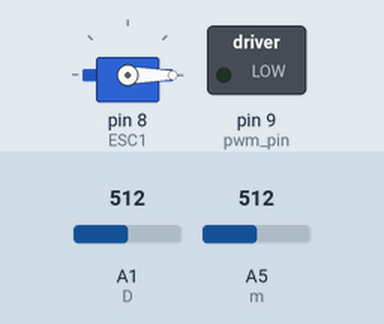
The sketch below on a simulated Arduino Uno, built with avr-gcc and run on an emulated ATmega328P. Parts: servo, switched loads named in the sketch (green lamp = pin HIGH). Inputs (shaded band) come from the test bench; at power-on: A5 (m) = 512, A1 (D) = 512. What the sketch prints to the serial monitor is not drawn.

Above: at 1.2 s.
1.3 s: A5 (m) set to 490
At 1.8 s:
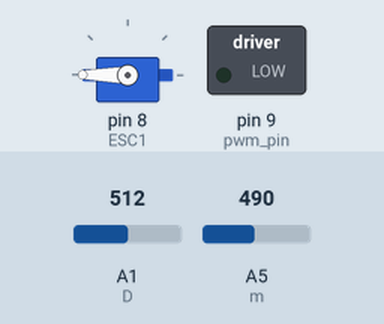
2.8 s: A5 (m) set to 122
At 4.1 s:
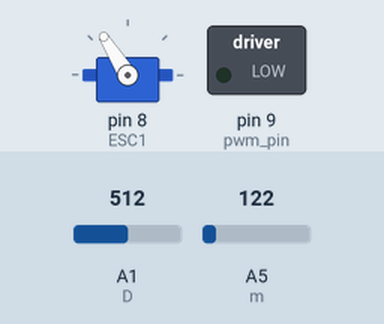
7.3 s: A5 (m) set to 0
At 8.7 s:
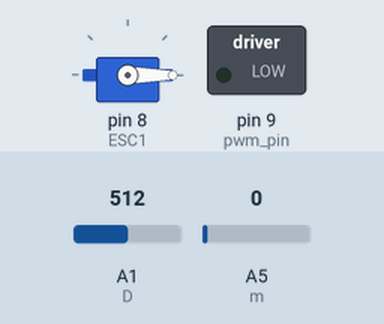
10.3 s: A5 (m) set to 306
At 11.0 s:
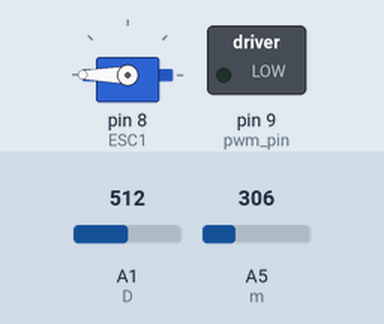
Timing chart, 0 to 13.3 s (numbered marks = the images above; inputs shaded):
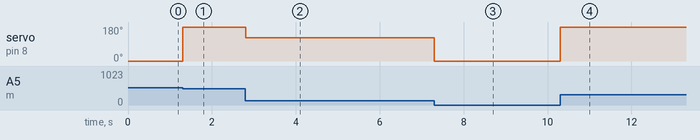

Measured:
- the behaviour switches between 500 and 499 on A5 (m) (found by bisection; images 0 and 1)
- after the input at 1.3 s, servo on pin 8 (ESC1): 0° → 180° at once
- after the input at 2.8 s, servo on pin 8 (ESC1): 180° → 122° at once
- after the input at 7.3 s, servo on pin 8 (ESC1): 122° → 0° at once
- after the input at 10.3 s, servo on pin 8 (ESC1): 0° → 180° at once

The sketch:

sketch_dec17c.ino
```cpp
//angular velocity PID
#include <Servo.h>
Servo ESC1;

#define m A5
#define D A1     //  input
#define d A0     //should feel the force //will always follow D //output
#define pwm_pin 9

//PID constants
double kp = 1;
double ki = 0;
double kd = 0;

unsigned long currentTime, previousTime;
double elapsedTime;
double error ;
double lastError;
int output, setPoint, last_theta_d, theta_d, last_theta_D, theta_D;
double cumError, rateError, rateErrorR;


/* motors specifications */
int T1, T2, read_D, read_d, w_D, w_d, w_exp, target;
int P1 = 150;   //Watt
int P2 = 150;
int max_wD = 12000;   //rpm
int max_wd = 12000;
int val = 900;
int countD = 0;
int countd = 0;
void setup()
{
  pinMode(m, INPUT);
  pinMode(D, INPUT_PULLUP);
  pinMode(pwm_pin, OUTPUT);
  ESC1.attach(8,1000,2000);
  Serial.begin(115200);
  attachInterrupt(digitalPinToInterrupt(D),COUNT,CHANGE);
}


void loop(){
//main loop
  Serial.print("start ");


  // -----------MASTER MOTOR---------//
  theta_D = analogRead(D);
  theta_D = theta_D;
  Serial.print(" theta_D ");
  Serial.print(theta_D);
  int  potValue = analogRead(A5);
  ESC1.write(potValue);
  currentTime = millis();                         //get current time
  elapsedTime = currentTime - previousTime;       //compute time elapsed from previous computation

  w_D = (theta_D - last_theta_D)/elapsedTime;

  Serial.print(" ");
  Serial.println(countD);
  last_theta_D = theta_D;                         //remember current error
  previousTime = currentTime;                     //remember current time
}
void COUNT() {
   //ISR function
    countD = countD + 1;
}
```
